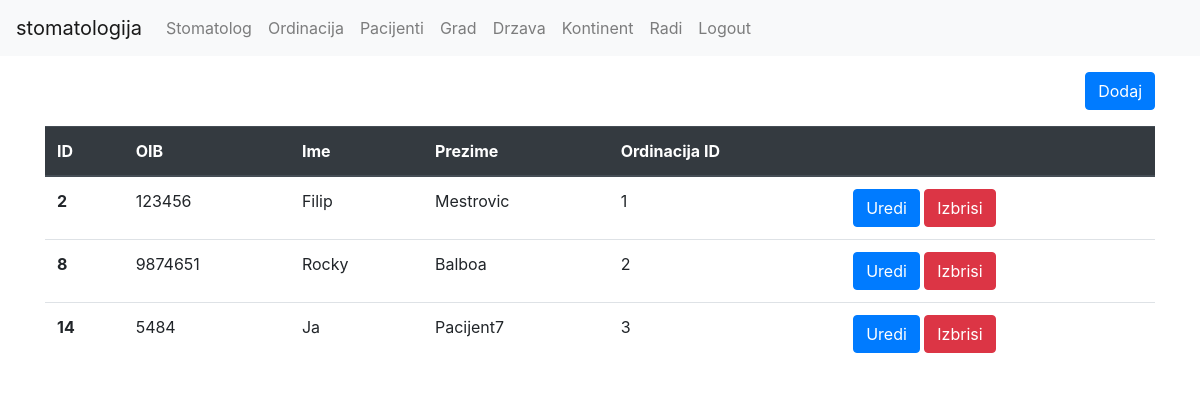
The page /pacijent/index.php on the database as committed earlier.
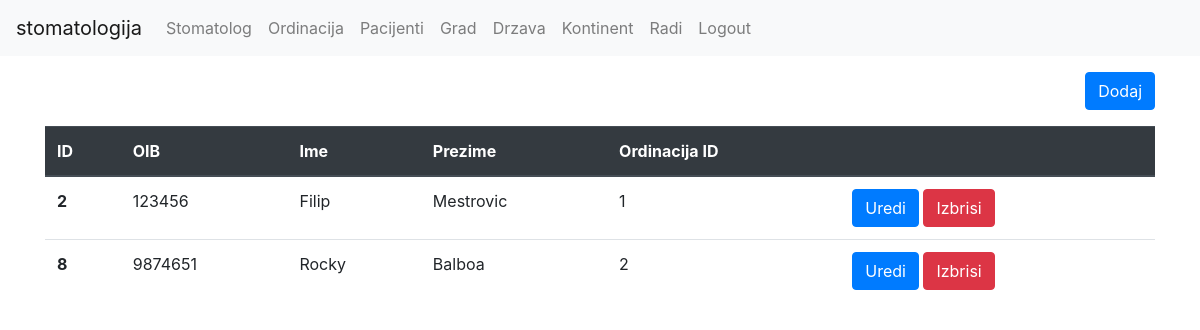
The same page on the database as committed later.
### tables this page shows
CREATE TABLE `pacijent` (
  `id` int(11) NOT NULL,
  `oib` int(11) NOT NULL,
  `first_name` varchar(255) NOT NULL,
  `last_name` varchar(255) NOT NULL,
  `ordination_id` int(11) NOT NULL
);

### pacijent/index.php (the view)
<?php
require('../util/db.php');
require('../frontend/header.php');
require('../frontend/footer.php');
$stmt = $db->query('SELECT * FROM pacijent');
$rows = $stmt->fetchAll();
echo $header;
?>
<div class="container">
<a href="/stomatologija/pacijent/form.php" class="btn btn-primary mt-3 mb-3 float-right">Dodaj</a>
	<table class="table">
	<thead class="thead-dark">
		<tr>
		  <th scope="col">ID</th>
          <th scope="col">OIB</th>
          <th scope="col">Ime</th>
          <th scope="col">Prezime</th>
          <th scope="col">Ordinacija ID</th>
		  <th scope="col"></th>
		</tr>
	  </thead>
	  <tbody>
		<?php foreach($rows as $row) { ?>
		<tr>
		  <th scope="row"><?php echo $row['id']; ?></th>
		  <td><?php echo $row['oib']; ?></td>
          <td><?php echo $row['first_name'];?></td>
          <td><?php echo $row['last_name'];?></td>
          <td><?php echo $row['ordination_id'];?></td>
		  <td>
		  <a class="btn btn-primary" href="/stomatologija/pacijent/form.php?id=<?php echo $row['id']; ?>">Uredi</a>
		  <a class="btn btn-danger" href="/stomatologija/pacijent/delete.php?id=<?php echo $row['id']; ?>">Izbrisi</a>
		  </td>
		</tr>
		<?php } ?>
	  </tbody>
	</table>
</div>
<?php
echo $footer;
?>

### frontend/header.php (shortened to what this page needs)
<?php
$header = <<<HEADER
<!doctype html>
<html lang="en">
  <head>
    <meta charset="utf-8">
    <meta name="viewport" content="width=device-width, initial-scale=1, shrink-to-fit=no">
    <link rel="stylesheet" href="https://stackpath.bootstrapcdn.com/bootstrap/4.3.1/css/bootstrap.min.css">
    <title>Hello, world!</title>
  </head>
  <body>
  <nav class="navbar navbar-expand-lg navbar-light bg-light">
  <a class="navbar-brand" href="#">stomatologija</a>
  <button class="navbar-toggler" type="button" data-toggle="collapse" data-target="#navbarNav" aria-controls="navbarNav" aria-expanded="false" aria-label="Toggle navigation">
    <span class="navbar-toggler-icon"></span>
  </button>
  <div class="collapse navbar-collapse" id="navbarNav">
    <ul class="navbar-nav">
      <!--<li class="nav-item active">
        <a class="nav-link" href="#">Home <span class="sr-only">(current)</span></a>
      </li>-->
 <!--   <li class="nav-item">
        <a class="nav-link" href="/stomatologija/employees/index.php">Employees</a>
      </li> -->
      <li class="nav-item">
        <a class="nav-link" href="/stomatologija/stomatolog/index.php">Stomatolog</a>
      </li>
      <li class="nav-item">
        <a class="nav-link" href="/stomatologija/ordinacija/index.php">Ordinacija</a>
      </li>
      <li class="nav-item">
        <a class="nav-link" href="/stomatologija/pacijent/index.php">Pacijenti</a>
      </li>
      <li class="nav-item">
        <a class="nav-link" href="/stomatologija/grad/index.php">Grad</a>
      </li>
	    <li class="nav-item">
        <a class="nav-link" href="/stomatologija/drzava/index.php">Drzava</a>
      </li>
      <li class="nav-item">
      <a class="nav-link" href="/stomatologija/kontinent/index.php">Kontinent</a>
      </li>
      <li class="nav-item">
      <a class="nav-link" href="/stomatologija/radi/index.php">Radi</a>
    </li>
		<li class="nav-item">
    <a class="nav-link" href="/stomatologija/logout.php">Logout</a>
		</li>
    </ul>
  </div>
</nav>
HEADER;

### frontend/footer.php (shortened to what this page needs)
<?php
$footer = <<<FOOTER
    <script src="https://code.jquery.com/jquery-3.3.1.slim.min.js"></script>
    <script src="https://cdnjs.cloudflare.com/ajax/libs/popper.js/1.14.7/umd/popper.min.js"></script>
    <script src="https://stackpath.bootstrapcdn.com/bootstrap/4.3.1/js/bootstrap.min.js"></script>
  </body>
</html>
FOOTER;

Rows that differ between the two databases and show on the page:
removed pacijent: id "14", oib "5484", first_name "Ja", last_name "Pacijent7", ordination "3"
